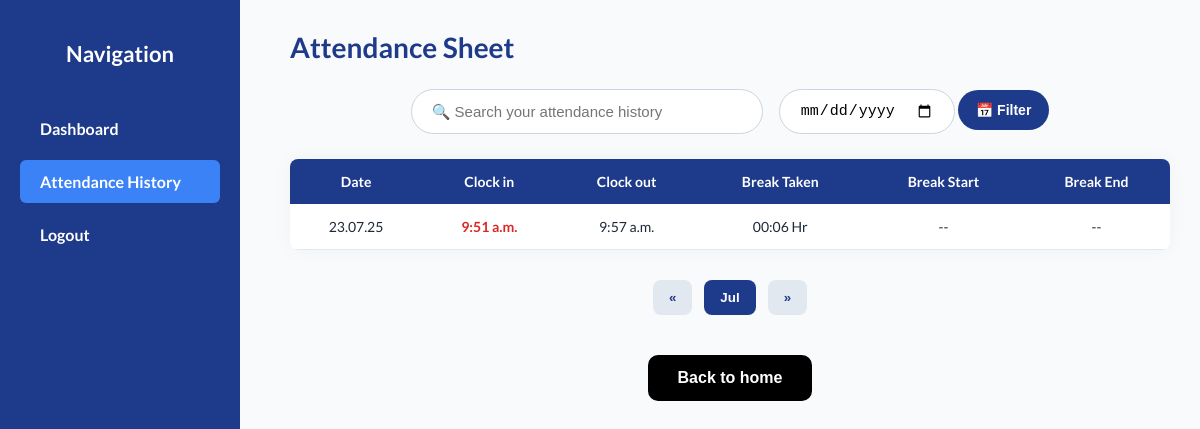
The page /history/ (signed in) on the database as committed earlier.
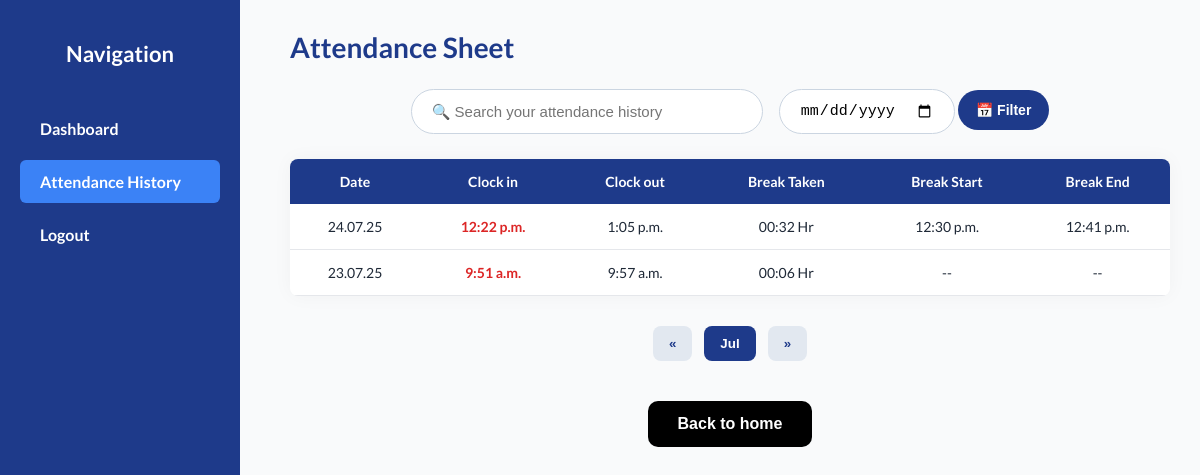
The same page on the database as committed later.
### core/models.py (models this page shows, shortened)
class Attendance(models.Model):
    user = models.ForeignKey(
        User,
        on_delete=models.CASCADE,
        related_name="attendances",
        help_text="User who is marking attendance"
    )
    date = models.DateField(
        auto_now_add=True,
        help_text="Date of attendance (auto-filled)"
    )
    clock_in = models.TimeField(
        null=True,
        blank=True,
        help_text="Time when the user clocked in"
    )
    clock_out = models.TimeField(
        null=True,
        blank=True,
        help_text="Time when the user clocked out"
    )
    is_overtime = models.BooleanField(
        default=False,
        help_text="Indicates whether the employee worked overtime"
    )
    break_start = models.TimeField(null=True, blank=True)
    break_end = models.TimeField(null=True, blank=True)
    is_overtime = models.BooleanField(default=False)
    break_violation = models.BooleanField(default=False)
    class Meta:
        verbose_name = "Attendance Record"
        verbose_name_plural = "Attendance Records"
        ordering = ['-date']

### core/views.py (the view)
# urls.py: path('history/', views.attendance_history, name='attendance_history'),
@login_required
def attendance_history(request):
    user = request.user
    current_date = timezone_now()
    selected_date_str = request.GET.get('date')
    selected_month = request.GET.get('month')
    attendance_entries = []
    selected_date = None
    if selected_date_str:
        try:
            selected_date = datetime.strptime(selected_date_str, '%Y-%m-%d').date()
            records = Attendance.objects.filter(user=user, date=selected_date)
        except ValueError:
            records = Attendance.objects.filter(user=user, date__month=current_date.month, date__year=current_date.year)
    else:
        if selected_month:
            try:
                selected_month = int(selected_month)
                selected_month = max(1, min(12, selected_month))
            except ValueError:
                selected_month = current_date.month
        else:
            selected_month = current_date.month
        selected_year = current_date.year
        records = Attendance.objects.filter(
            user=user,
            date__month=selected_month,
            date__year=selected_year
        ).order_by('-date')
    for entry in records:
        status = ""
        break_duration = "--"
        if entry.clock_in:
            if entry.clock_in < time(9, 0):
                status = "green"
            elif entry.clock_in <= time(9, 15):
                status = "orange"
            else:
                status = "red"
        if entry.clock_in and entry.clock_out:
            duration = datetime.combine(entry.date, entry.clock_out) - datetime.combine(entry.date, entry.clock_in)
            break_minutes = 0
            if entry.break_start and entry.break_end:
                b_duration = datetime.combine(entry.date, entry.break_end) - datetime.combine(entry.date, entry.break_start)
                break_minutes = b_duration.total_seconds() / 60
            total_minutes = duration.total_seconds() / 60 - break_minutes
            hours = int(total_minutes // 60)
            minutes = int(total_minutes % 60)
            break_duration = f"{hours:02d}:{minutes:02d} Hr"
        attendance_entries.append({
            'date': entry.date,
            'clock_in': entry.clock_in,
            'clock_out': entry.clock_out,
            'break_start': entry.break_start,
            'break_end': entry.break_end,
            'break_taken': break_duration,
            'status': status,
        })
    selected_month_final = selected_date.month if selected_date else selected_month
    selected_year_final = selected_date.year if selected_date else current_date.year
    context = {
        'attendance_entries': attendance_entries,
        'current_month_name': month_name[selected_month_final],
        'current_year': selected_year_final,
        'previous_month': selected_month_final - 1 if selected_month_final > 1 else 1,
        'next_month': selected_month_final + 1 if selected_month_final < 12 else 12,
        'selected_date': selected_date_str,
        'days_range': range(1, 32),
    }
    return render(request, 'core/attendance_history.html', context)

### core/templates/core/attendance_history.html (shortened to what this page needs)
{% load static %}
{% block content %}
<div class="sidebar">
  <h2>Navigation</h2>
  <a href="#" class="">Dashboard</a>
  <a href="#" class="active">Attendance History</a>
  <a href="#">Logout</a>
</div>
<div class="wrapper">
  <div class="page-title">Attendance Sheet</div>
  <div class="search-container">
    <input type="text" placeholder="🔍 Search your attendance history" id="searchInput">
    <form method="get">
      <input type="date" id="calendar-picker" name="date" value="{{ selected_date|default:'' }}">
      <button type="submit">📅 Filter</button>
    </form>
  </div>
  <table class="attendance-table">
    <thead>
      <tr>
        <th>Date</th>
        <th>Clock in</th>
        <th>Clock out</th>
        <th>Break Taken</th>
        <th>Break Start</th>
        <th>Break End</th>
      </tr>
    </thead>
    <tbody>
      {% for entry in attendance_entries %}
        <tr>
          <td>{{ entry.date|date:"d.m.y" }}</td>
          {% if not entry.clock_in and not entry.clock_out %}
            <td class="not-recorded" colspan="5">Attendance not recorded</td>
          {% else %}
            <td class="{% if entry.status == 'green' %}clock-green{% elif entry.status == 'orange' %}clock-orange{% else %}clock-red{% endif %}">
              {{ entry.clock_in|default:"--" }}
            </td>
            <td>{{ entry.clock_out|default:"--" }}</td>
            <td>{{ entry.break_taken|default:"--" }}</td>
            <td>{{ entry.break_start|default:"--" }}</td>
            <td>{{ entry.break_end|default:"--" }}</td>
          {% endif %}
        </tr>
      {% empty %}
        <tr><td colspan="6">No records found.</td></tr>
      {% endfor %}
    </tbody>
  </table>
  <div class="pagination">
    <form method="get">
      <button>&laquo;</button>
    </form>
    <button class="active">{{ current_month_name|slice:":3" }}</button>
    <form method="get">
      <button>&raquo;</button>
    </form>
  </div>
  <div class="leave-btn">
    <a href="{% url 'attendance_main' %}">
      <button>Back to home</button>
    </a>
  </div>
</div>
{% endblock %}

### core/templates/core/attendance_history.html (style rules this page uses)
* { margin: 0; padding: 0; box-sizing: border-box; }
.sidebar { width: 240px; height: 100vh; background-color: #1E3A8A; padding: 40px 20px; position: fixed; top: 0; left: 0; color: white; }
.sidebar h2 { font-size: 22px; margin-bottom: 40px; text-align: center; }
.sidebar a { display: block; padding: 12px 20px; margin-bottom: 10px; border-radius: 6px; color: white; text-decoration: none; font-weight: 600; }
.sidebar a.active, .sidebar a:hover { background-color: #3B82F6; }
.wrapper { margin-left: 260px; padding: 30px; flex: 1; }
.page-title { font-size: 28px; font-weight: 700; margin-bottom: 10px; color: #1E3A8A; }
.search-container { margin: 25px 0; text-align: center; display: flex; justify-content: center; gap: 16px; flex-wrap: wrap; }
.search-container input[type="text"], .search-container input[type="date"] { padding: 12px 20px; border-radius: 25px; border: 1px solid #cbd5e1; font-size: 15px; background: #fff; }
.search-container input[type="text"] { width: 40%; }
.search-container button { padding: 12px 18px; border-radius: 25px; background-color: #1E3A8A; color: white; border: none; cursor: pointer; font-weight: 600; font-size: 14px; }
.attendance-table { width: 100%; border-collapse: collapse; margin-top: 25px; box-shadow: 0 0 20px rgba(0, 0, 0, 0.04); background-color: #fff; border-radius: 8px; overflow: hidden; }
.attendance-table th { background-color: #1E3A8A; color: white; padding: 14px; text-align: center; font-weight: 600; font-size: 14px; }
.attendance-table td { padding: 14px; text-align: center; border-bottom: 1px solid #e5e7eb; font-size: 14px; }
.clock-red { color: #dc2626; font-weight: 600; }
.pagination { display: flex; justify-content: center; margin-top: 30px; gap: 12px; }
.pagination button { border: none; background: #e2e8f0; color: #1E3A8A; padding: 10px 16px; border-radius: 8px; cursor: pointer; font-weight: 600; }
.pagination .active { background-color: #1E3A8A; color: white; }
.leave-btn { margin-top: 40px; display: flex; justify-content: center; }
.leave-btn button { background-color: black; color: white; padding: 14px 30px; font-size: 16px; border: none; border-radius: 10px; cursor: pointer; font-weight: 600; }

Rows that differ between the two databases and show on the page:
added Attendance: date "24.07.25", clock_in "12:22 p.m.", clock_out "1:05 p.m.", break_start "12:30 p.m.", break_end "12:41 p.m."
Other text that changed with them:
new list line: "00:32 Hr"
